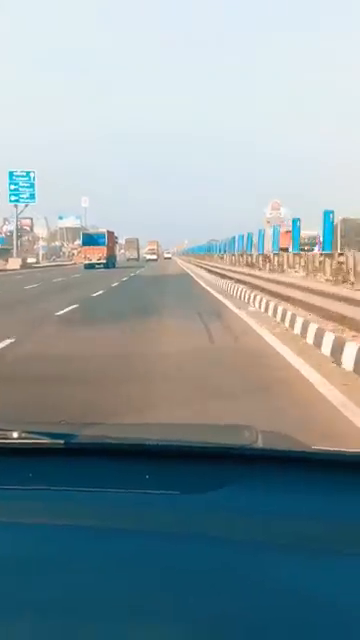
#> input picture frame 128 of lan.mp4, 360 x 640 px, given in place of LaneVideo.mp4, which was not available
$ python LaneDetection.py
#> lines starting #> are read from the running program, lines starting #| are printed output that depends on the picture; after the words box and inside, x2 and y2 are one past the last pixel; in counts of white or black regions, pixels touching at a corner belong together; pictures that were not available may be replaced by others from this repository, and a replacement may not be noted
# Video Explanation: https://youtu.be/ApYo6tXcjjQ?si=Gt2oJBwJxCzBhQdc
import cv2
import numpy as np

vidcap = cv2.VideoCapture("LaneVideo.mp4")
success, image = vidcap.read()
#> image is the input picture: shape (640, 360, 3); mean B, G, R 158.6, 154.3, 138.6

def nothing(x):
    pass

cv2.namedWindow("Trackbars")

cv2.createTrackbar("L - H", "Trackbars", 0, 255, nothing)
cv2.createTrackbar("L - S", "Trackbars", 0, 255, nothing)
cv2.createTrackbar("L - V", "Trackbars", 200, 255, nothing)
cv2.createTrackbar("U - H", "Trackbars", 255, 255, nothing)
cv2.createTrackbar("U - S", "Trackbars", 50, 255, nothing)
cv2.createTrackbar("U - V", "Trackbars", 255, 255, nothing)

while success:
    success, image = vidcap.read()
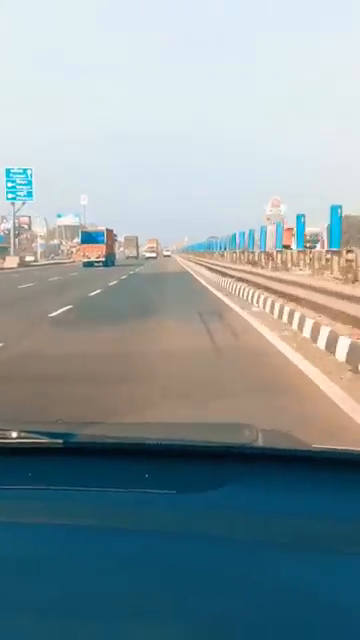
#> input picture frame 129 of lan.mp4, 360 x 640 px, given in place of LaneVideo.mp4, which was not available
#> image is the input picture: shape (640, 360, 3); mean B, G, R 158.2, 153.8, 137.7
    frame = cv2.resize(image, (640,480))
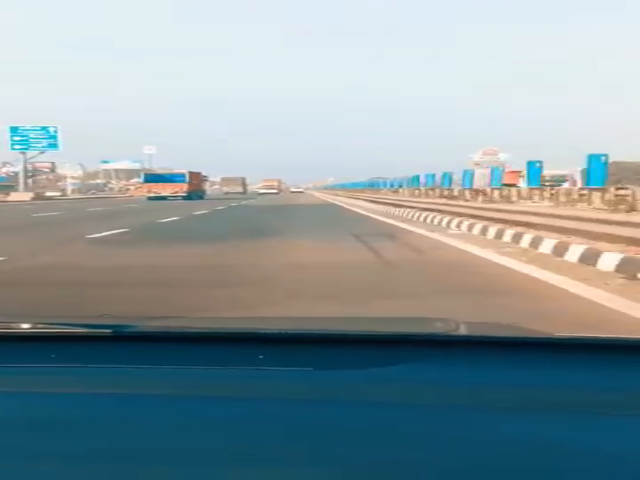
#> frame: shape (480, 640, 3); mean B, G, R 158.1, 153.8, 137.7

    ## Choosing points for perspective transformation
    tl = (222,387)
    bl = (70 ,472)
    tr = (400,380)
    br = (538,472)

    cv2.circle(frame, tl, 5, (0,0,255), -1)
#> frame: shape (480, 640, 3); 0.03% of pixels changed, all inside (x1, y1, x2, y2) = (217, 382, 228, 393)
    cv2.circle(frame, bl, 5, (0,0,255), -1)
#> frame: shape (480, 640, 3); mean B, G, R 158.1, 153.8, 137.8
    cv2.circle(frame, tr, 5, (0,0,255), -1)
#> frame: shape (480, 640, 3); mean B, G, R 158.1, 153.7, 137.9
    cv2.circle(frame, br, 5, (0,0,255), -1)
#> frame: shape (480, 640, 3); mean B, G, R 158, 153.7, 138

    ## Aplying perspective transformation
    pts1 = np.float32([tl, bl, tr, br])
    pts2 = np.float32([[0, 0], [0, 480], [640, 0], [640, 480]])

    # Matrix to warp the image for birdseye window
    matrix = cv2.getPerspectiveTransform(pts1, pts2)
    transformed_frame = cv2.warpPerspective(frame, matrix, (640,480))
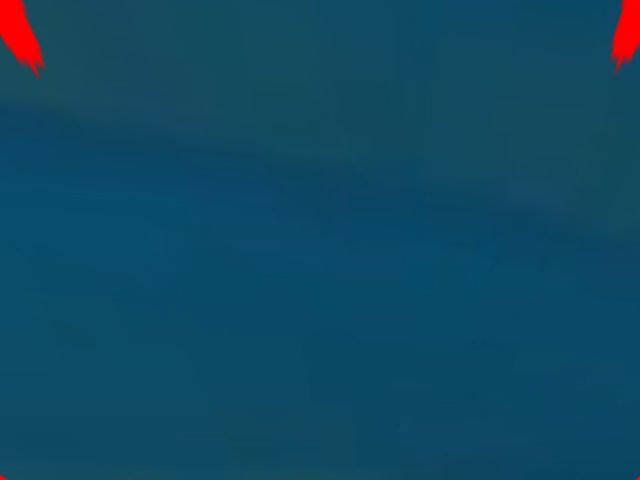
#> transformed_frame: shape (480, 640, 3); mean B, G, R 98.9, 73.2, 16

    ### Object Detection
    # Image Thresholding
    hsv_transformed_frame = cv2.cvtColor(transformed_frame, cv2.COLOR_BGR2HSV)
#> hsv_transformed_frame: shape (480, 640, 3); mean H, S, V 98.3, 220.3, 101.4

    l_h = cv2.getTrackbarPos("L - H", "Trackbars")
    l_s = cv2.getTrackbarPos("L - S", "Trackbars")
    l_v = cv2.getTrackbarPos("L - V", "Trackbars")
    u_h = cv2.getTrackbarPos("U - H", "Trackbars")
    u_s = cv2.getTrackbarPos("U - S", "Trackbars")
    u_v = cv2.getTrackbarPos("U - V", "Trackbars")

    lower = np.array([l_h,l_s,l_v])
    upper = np.array([u_h,u_s,u_v])
    mask = cv2.inRange(hsv_transformed_frame, lower, upper)
#> mask: shape (480, 640); every value is 0

    #Histogram
    histogram = np.sum(mask[mask.shape[0]//2:, :], axis=0)
#> histogram = 640 values from 0 to 0
    midpoint = int(histogram.shape[0]/2)
#> midpoint = 320
    left_base = np.argmax(histogram[:midpoint])
#> left_base = 0
    right_base = np.argmax(histogram[midpoint:]) + midpoint
#> right_base = 320

    #Sliding Window
    y = 472
    lx = []
    rx = []

    msk = mask.copy()

    while y>0:
        ## Left threshold
        img = mask[y-40:y, left_base-50:left_base+50]
        contours, _ = cv2.findContours(img, cv2.RETR_TREE, cv2.CHAIN_APPROX_SIMPLE)
        for contour in contours:
            M = cv2.moments(contour)
            if M["m00"] != 0:
                cx = int(M["m10"]/M["m00"])
                cy = int(M["m01"]/M["m00"])
                lx.append(left_base-50 + cx)
                left_base = left_base-50 + cx

        ## Right threshold
        img = mask[y-40:y, right_base-50:right_base+50]
        contours, _ = cv2.findContours(img, cv2.RETR_TREE, cv2.CHAIN_APPROX_SIMPLE)
        for contour in contours:
            M = cv2.moments(contour)
            if M["m00"] != 0:
                cx = int(M["m10"]/M["m00"])
                cy = int(M["m01"]/M["m00"])
                lx.append(right_base-50 + cx)
                right_base = right_base-50 + cx

        cv2.rectangle(msk, (left_base-50,y), (left_base+50,y-40), (255,255,255), 2)
        cv2.rectangle(msk, (right_base-50,y), (right_base+50,y-40), (255,255,255), 2)
        y -= 40
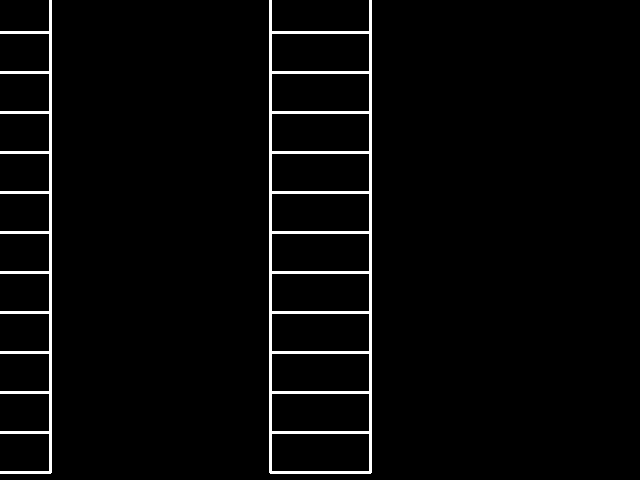
#> msk: shape (480, 640); 3.1% white; 2 white regions, box (x1, y1, x2, y2) and area: (269, 0, 372, 474) 6334, (0, 0, 52, 474) 3185
#> after the loop, left_base = 0; lx = []; right_base = 320; y = -8

    cv2.imshow("Original", frame)
    cv2.imshow("Bird's Eye View", transformed_frame)
    cv2.imshow("Lane Detection - Image Thresholding", mask)
    cv2.imshow("Lane Detection - Sliding Windows", msk)

    if cv2.waitKey(10) == 27:
#> (key Esc is pressed here)
        break

$ run again, starting later in the video
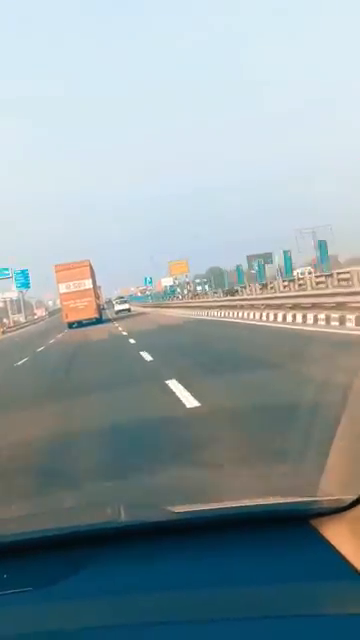
#> input picture frame 576 of lan.mp4, 360 x 640 px, given in place of LaneVideo.mp4, which was not available
#> image is the input picture: shape (640, 360, 3); mean B, G, R 162.2, 158, 142.4
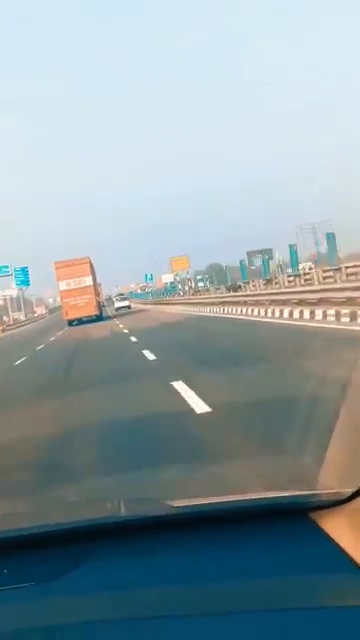
#> input picture frame 577 of lan.mp4, 360 x 640 px, given in place of LaneVideo.mp4, which was not available
#> image is the input picture: shape (640, 360, 3); mean B, G, R 161.7, 156.9, 140.4
#> `transformed_frame = cv2.warpPerspective(frame, matrix, (640,480))`:
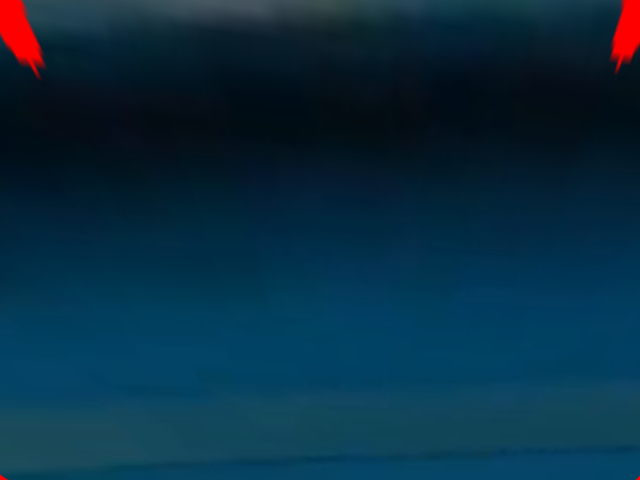
#> transformed_frame: shape (480, 640, 3); mean B, G, R 66.1, 45.4, 8.6
#> hsv_transformed_frame: shape (480, 640, 3); mean H, S, V 100.1, 231.1, 68.7
#> mask: shape (480, 640); every value is 0
#> histogram = 640 values from 0 to 0
#> `left_base = np.argmax(histogram[:midpoint])`: left_base = 0
#> `right_base = np.argmax(histogram[midpoint:]) + midpoint`: right_base = 320
#> after the loop `while y>0:`: left_base = 0; lx = []; right_base = 320; y = -8

$ run again, starting later in the video
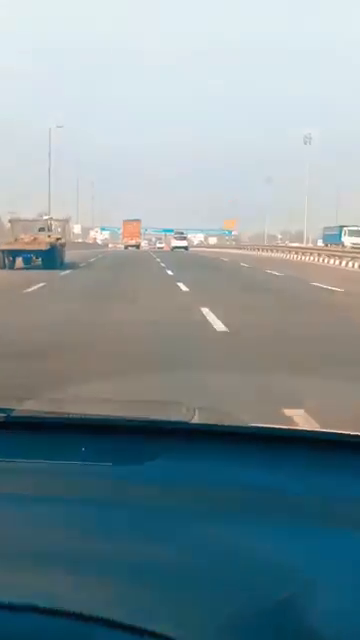
#> input picture frame 1024 of lan.mp4, 360 x 640 px, given in place of LaneVideo.mp4, which was not available
#> image is the input picture: shape (640, 360, 3); mean B, G, R 152.8, 147, 128.4
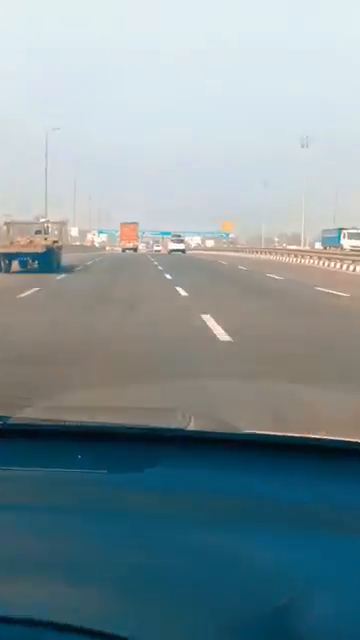
#> input picture frame 1025 of lan.mp4, 360 x 640 px, given in place of LaneVideo.mp4, which was not available
#> image is the input picture: shape (640, 360, 3); mean B, G, R 153.1, 147.4, 129.1
#> `transformed_frame = cv2.warpPerspective(frame, matrix, (640,480))`:
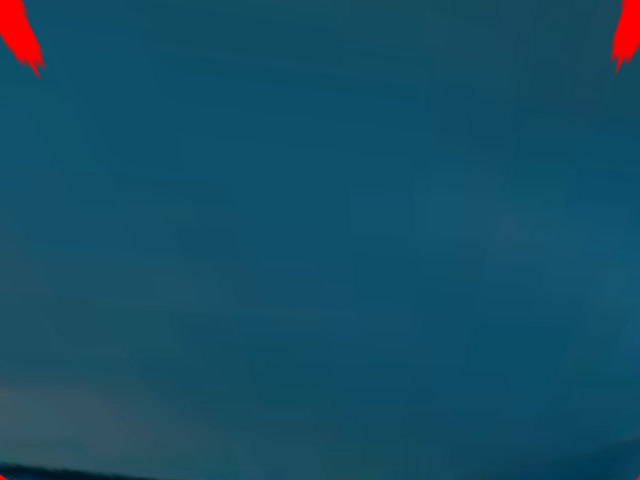
#> transformed_frame: shape (480, 640, 3); mean B, G, R 100.4, 77.7, 21.4
#> hsv_transformed_frame: shape (480, 640, 3); mean H, S, V 97.7, 207.2, 102.8
#> mask: shape (480, 640); every value is 0
#> histogram = 640 values from 0 to 0
#> `left_base = np.argmax(histogram[:midpoint])`: left_base = 0
#> `right_base = np.argmax(histogram[midpoint:]) + midpoint`: right_base = 320
#> after the loop `while y>0:`: left_base = 0; lx = []; right_base = 320; y = -8
